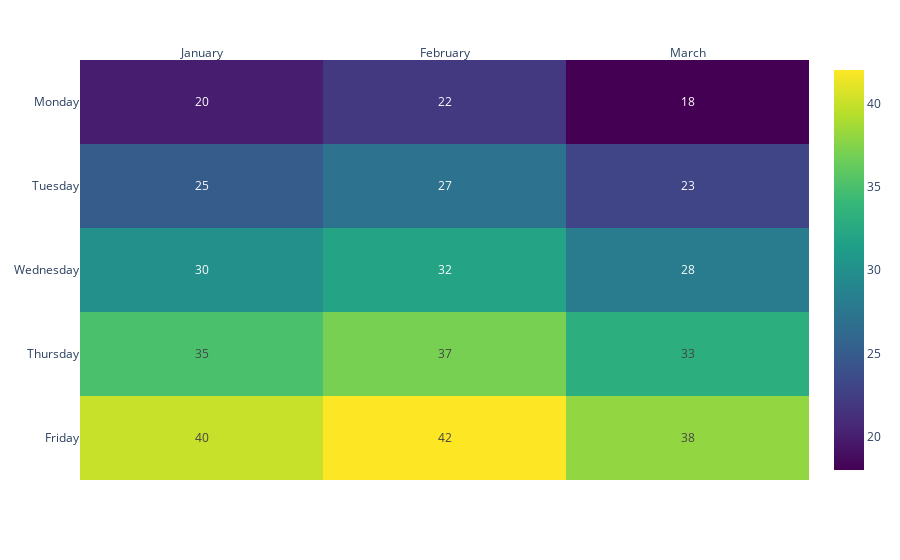

Write notebook code for a chart like this one.
### Code cell
fig = px.imshow(df.to_numpy(), x=df.columns, y=df.index, color_continuous_scale='Viridis', aspect="auto")
fig.update_traces(text=df.to_numpy(), texttemplate="%{text}")
fig.update_xaxes(side="top")
fig.show()

### Figure 1 — Plotly figure (JSON) as saved in the notebook; plotly's stock layout.template omitted (floating-point values rounded to 4 significant figures)
{"data": [{"coloraxis": "coloraxis", "hovertemplate": "x: %{x}<br>y: %{y}<br>color: %{z}<extra></extra>", "name": "0", "text": [[20, 22, 18], [25, 27, 23], [30, 32, 28], [35, 37, 33], [40, 42, 38]], "texttemplate": "%{text}", "type": "heatmap", "x": ["January", "February", "March"], "xaxis": "x", "y": ["Monday", "Tuesday", "Wednesday", "Thursday", "Friday"], "yaxis": "y", "z": [[20, 22, 18], [25, 27, 23], [30, 32, 28], [35, 37, 33], [40, 42, 38]]}], "layout": {"coloraxis": {"colorscale": [[0, "#440154"], [0.1111, "#482878"], [0.2222, "#3e4989"], [0.3333, "#31688e"], [0.4444, "#26828e"], [0.5556, "#1f9e89"], [0.6667, "#35b779"], [0.7778, "#6ece58"], [0.8889, "#b5de2b"], [1, "#fde725"]]}, "margin": {"t": 60}, "xaxis": {"anchor": "y", "domain": [0, 1], "side": "top"}, "yaxis": {"anchor": "x", "autorange": "reversed", "domain": [0, 1]}}}
